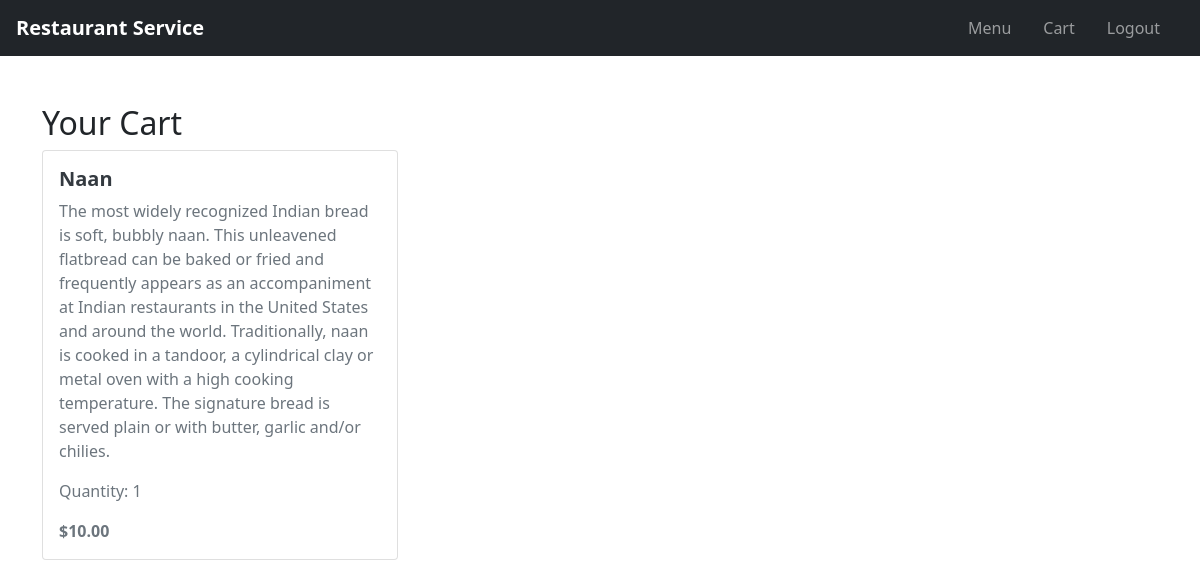
The app's page /cart/ (signed in) with its own data.
### main/models.py (models this page shows, shortened)
class CartItem(models.Model):
    cart = models.ForeignKey(Cart, on_delete=models.CASCADE)
    menu_item = models.ForeignKey(MenuItem, on_delete=models.CASCADE)
    quantity = models.PositiveIntegerField(default=1)

class MenuItem(models.Model):
    name = models.CharField(max_length=100)
    description = models.TextField()
    price = models.DecimalField(max_digits=6, decimal_places=2)

### main/views.py (the view)
# urls.py: path('cart/', views.view_cart, name='view_cart'),
def view_cart(request):
    if not request.user.is_authenticated:
        return redirect('login')
    cart, created = Cart.objects.get_or_create(user=request.user)
    cart_items = CartItem.objects.filter(cart=cart)
    return render(request, 'main/cart.html', {'cart_items': cart_items})

### main/templates/main/cart.html (shortened to what this page needs)
{% extends 'main/base.html' %}
{% block content %}
<h2>Your Cart</h2>
<div class="row">
    {% for item in cart_items %}
        <div class="col-md-4">
            <div class="card mb-4">
                <div class="card-body">
                    <h5 class="card-title">{{ item.menu_item.name }}</h5>
                    <p class="card-text">{{ item.menu_item.description }}</p>
                    <p class="card-text">Quantity: {{ item.quantity }}</p>
                    <p class="card-text"><strong>${{ item.menu_item.price }}</strong></p>
                </div>
            </div>
        </div>
    {% endfor %}
</div>
{% endblock %}

### main/static/main/style.css (style rules this page uses)
* { margin: 0; padding: 0; box-sizing: border-box; }
body { font-family: 'Arial', sans-serif; background-color: #f8f9fa; color: #495057; }
.card { background-color: #ffffff; border: 1px solid rgba(0, 0, 0, 0.125); border-radius: 0.5rem; transition: box-shadow 0.3s ease; }
.card-title { font-size: 1.25rem; font-weight: bold; color: #343a40; }
.card-text { color: #6c757d; }

### records on screen
CartItem: menu_item.name "Naan", menu_item.description "The most widely recognized Indian bread is soft, bubbly naan. This unleavened flatbread can be baked or fried and frequently appears as an accompaniment at Indian restaurants in the United States and around the world. Traditionally, naan is cooked in a tandoor, a cylindrical clay or metal oven with a high cooking temperature. The signature bread is served plain or with butter, garlic and/or chilies.", quantity "1", menu_item.price "10.00"
